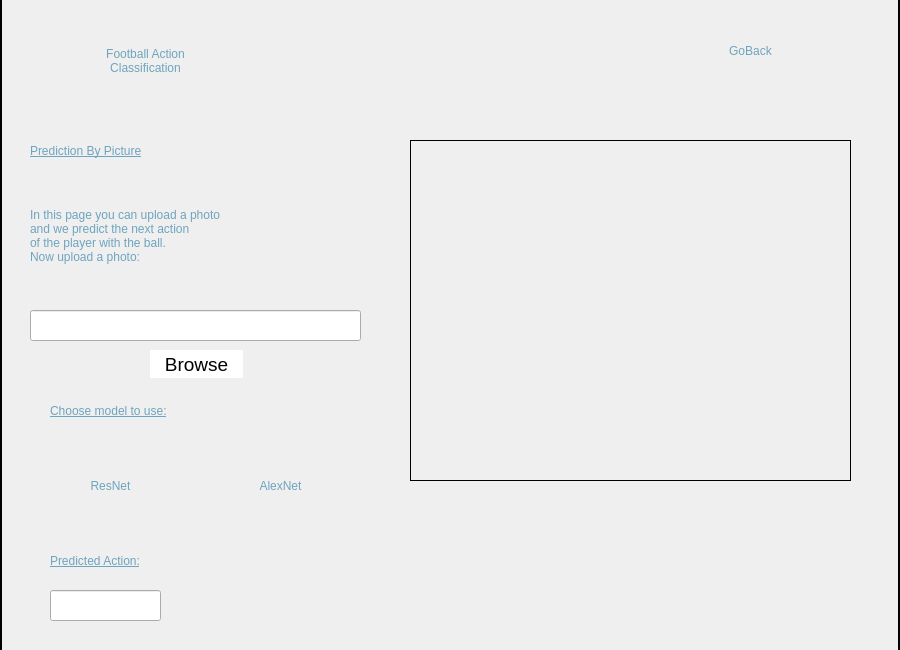
<?xml version="1.0" encoding="UTF-8"?>
<ui version="4.0">
 <class>Dialog</class>
 <widget class="QDialog" name="Dialog">
  <property name="geometry">
   <rect>
    <x>0</x>
    <y>0</y>
    <width>900</width>
    <height>650</height>
   </rect>
  </property>
  <property name="windowTitle">
   <string>Dialog</string>
  </property>
  <widget class="QWidget" name="backgroundwidget" native="true">
   <property name="geometry">
    <rect>
     <x>0</x>
     <y>0</y>
     <width>901</width>
     <height>651</height>
    </rect>
   </property>
   <property name="styleSheet">
    <string notr="true">QWidget#widget{ 
background-color: qlineargradient(spread:pad, x1:0.384211, y1:0.023, x2:0.768, y2:1, stop:0 rgba(29, 30, 73, 255), stop:1 rgba(39, 41, 100, 255));}</string>
   </property>
   <widget class="QLabel" name="backgroundPhoto">
    <property name="geometry">
     <rect>
      <x>0</x>
      <y>-30</y>
      <width>900</width>
      <height>700</height>
     </rect>
    </property>
    <property name="styleSheet">
     <string notr="true"/>
    </property>
    <property name="frameShape">
     <enum>QFrame::WinPanel</enum>
    </property>
    <property name="text">
     <string/>
    </property>
    <property name="pixmap">
     <pixmap>background.jpg</pixmap>
    </property>
    <property name="scaledContents">
     <bool>true</bool>
    </property>
   </widget>
   <widget class="QPushButton" name="resNetButton">
    <property name="geometry">
     <rect>
      <x>40</x>
      <y>440</y>
      <width>141</width>
      <height>91</height>
     </rect>
    </property>
    <property name="styleSheet">
     <string notr="true">QPushButton {
	border-radius: 15px;
	background-color: qlineargradient(spread:pad, x1:0.384211, y1:0.023, x2:0.768, 		y2:1, stop:0 rgba(29, 30, 73, 255), stop:1 rgba(39, 41, 100, 255));

	font: 75 14pt &quot;Comic Sans MS&quot;; color: rgb(110, 164, 190)
}

QPushButton:hover{
	background-color: rgb(54, 57, 138);
}
QPushButton:pressed{
	background-color: rgb(91, 96, 230);
}</string>
    </property>
    <property name="text">
     <string>ResNet</string>
    </property>
   </widget>
   <widget class="QPushButton" name="FACButton">
    <property name="geometry">
     <rect>
      <x>10</x>
      <y>10</y>
      <width>271</width>
      <height>101</height>
     </rect>
    </property>
    <property name="cursor">
     <cursorShape>PointingHandCursor</cursorShape>
    </property>
    <property name="styleSheet">
     <string notr="true">QPushButton {
	border-radius: 15px;
	background-color: qlineargradient(spread:pad, x1:0.384211, y1:0.023, x2:0.768, 		y2:1, stop:0 rgba(29, 30, 73, 255), stop:1 rgba(39, 41, 100, 255));

	font: 75 22pt &quot;Comic Sans MS&quot;; color: rgb(110, 164, 190)
}

QPushButton:hover{
	background-color: rgb(54, 57, 138);
}
QPushButton:pressed{
	background-color: rgb(91, 96, 230);
}</string>
    </property>
    <property name="text">
     <string>Football Action
Classification</string>
    </property>
   </widget>
   <widget class="QLabel" name="howItWorksText">
    <property name="geometry">
     <rect>
      <x>30</x>
      <y>180</y>
      <width>371</width>
      <height>111</height>
     </rect>
    </property>
    <property name="styleSheet">
     <string notr="true">font: 75 12pt &quot;Comic Sans MS&quot;; color: rgb(110, 164, 190)</string>
    </property>
    <property name="text">
     <string>In this page you can upload a photo 
and we predict the next action 
of the player with the ball.
Now upload a photo:</string>
    </property>
   </widget>
   <widget class="QLabel" name="howItWorksHeadText">
    <property name="geometry">
     <rect>
      <x>30</x>
      <y>130</y>
      <width>301</width>
      <height>41</height>
     </rect>
    </property>
    <property name="styleSheet">
     <string notr="true">font: 75 18pt &quot;Comic Sans MS&quot;; color: rgb(110, 164, 190);
text-decoration: underline;</string>
    </property>
    <property name="text">
     <string>Prediction By Picture</string>
    </property>
   </widget>
   <widget class="QPushButton" name="alexNetButton">
    <property name="geometry">
     <rect>
      <x>210</x>
      <y>440</y>
      <width>141</width>
      <height>91</height>
     </rect>
    </property>
    <property name="styleSheet">
     <string notr="true">QPushButton {
	border-radius: 15px;
	background-color: qlineargradient(spread:pad, x1:0.384211, y1:0.023, x2:0.768, 		y2:1, stop:0 rgba(29, 30, 73, 255), stop:1 rgba(39, 41, 100, 255));

	font: 75 13pt &quot;Comic Sans MS&quot;; color: rgb(110, 164, 190)
}

QPushButton:hover{
	background-color: rgb(54, 57, 138);
}
QPushButton:pressed{
	background-color: rgb(91, 96, 230);
}</string>
    </property>
    <property name="text">
     <string>AlexNet</string>
    </property>
   </widget>
   <widget class="QLineEdit" name="lineEdit">
    <property name="geometry">
     <rect>
      <x>30</x>
      <y>310</y>
      <width>331</width>
      <height>31</height>
     </rect>
    </property>
   </widget>
   <widget class="QPushButton" name="browseButton">
    <property name="geometry">
     <rect>
      <x>150</x>
      <y>350</y>
      <width>93</width>
      <height>28</height>
     </rect>
    </property>
    <property name="styleSheet">
     <string notr="true">QPushButton {
	border-radius: 15px;

	background-color: rgb(255, 255, 255);

	font: 75 14pt; color: rgb(0, 0, 0);
}

QPushButton:hover{
	background-color: rgb(85, 170, 255);
}
QPushButton:pressed{
	background-color: rgb(91, 96, 230);
}</string>
    </property>
    <property name="text">
     <string>Browse</string>
    </property>
   </widget>
   <widget class="QLabel" name="howItWorksHeadText_2">
    <property name="geometry">
     <rect>
      <x>50</x>
      <y>390</y>
      <width>301</width>
      <height>41</height>
     </rect>
    </property>
    <property name="styleSheet">
     <string notr="true">font: 75 18pt &quot;Comic Sans MS&quot;; color: rgb(110, 164, 190);
text-decoration: underline;</string>
    </property>
    <property name="text">
     <string>Choose model to use:</string>
    </property>
   </widget>
   <widget class="QLabel" name="howItWorksHeadText_3">
    <property name="geometry">
     <rect>
      <x>50</x>
      <y>540</y>
      <width>301</width>
      <height>41</height>
     </rect>
    </property>
    <property name="styleSheet">
     <string notr="true">font: 75 18pt &quot;Comic Sans MS&quot;; color: rgb(110, 164, 190);
text-decoration: underline;</string>
    </property>
    <property name="text">
     <string>Predicted Action:</string>
    </property>
   </widget>
   <widget class="QLineEdit" name="predictionGiver">
    <property name="geometry">
     <rect>
      <x>50</x>
      <y>590</y>
      <width>111</width>
      <height>31</height>
     </rect>
    </property>
   </widget>
   <widget class="QLabel" name="label">
    <property name="geometry">
     <rect>
      <x>410</x>
      <y>140</y>
      <width>441</width>
      <height>341</height>
     </rect>
    </property>
    <property name="styleSheet">
     <string notr="true"/>
    </property>
    <property name="frameShape">
     <enum>QFrame::Panel</enum>
    </property>
    <property name="text">
     <string/>
    </property>
    <property name="pixmap">
     <pixmap>ATPButtonPhoto.jpeg</pixmap>
    </property>
    <property name="scaledContents">
     <bool>true</bool>
    </property>
   </widget>
   <widget class="QPushButton" name="goBackButton">
    <property name="geometry">
     <rect>
      <x>650</x>
      <y>30</y>
      <width>201</width>
      <height>41</height>
     </rect>
    </property>
    <property name="styleSheet">
     <string notr="true">QPushButton {
	border-radius: 15px;
	background-color: qlineargradient(spread:pad, x1:0.384211, y1:0.023, x2:0.768, 		y2:1, stop:0 rgba(29, 30, 73, 255), stop:1 rgba(39, 41, 100, 255));

	font: 75 13pt &quot;Comic Sans MS&quot;; color: rgb(110, 164, 190)
}

QPushButton:hover{
	background-color: rgb(54, 57, 138);
}
QPushButton:pressed{
	background-color: rgb(91, 96, 230);
}</string>
    </property>
    <property name="text">
     <string>GoBack</string>
    </property>
   </widget>
  </widget>
 </widget>
 <resources>
  <include location="background.qrc"/>
 </resources>
 <connections/>
</ui>
